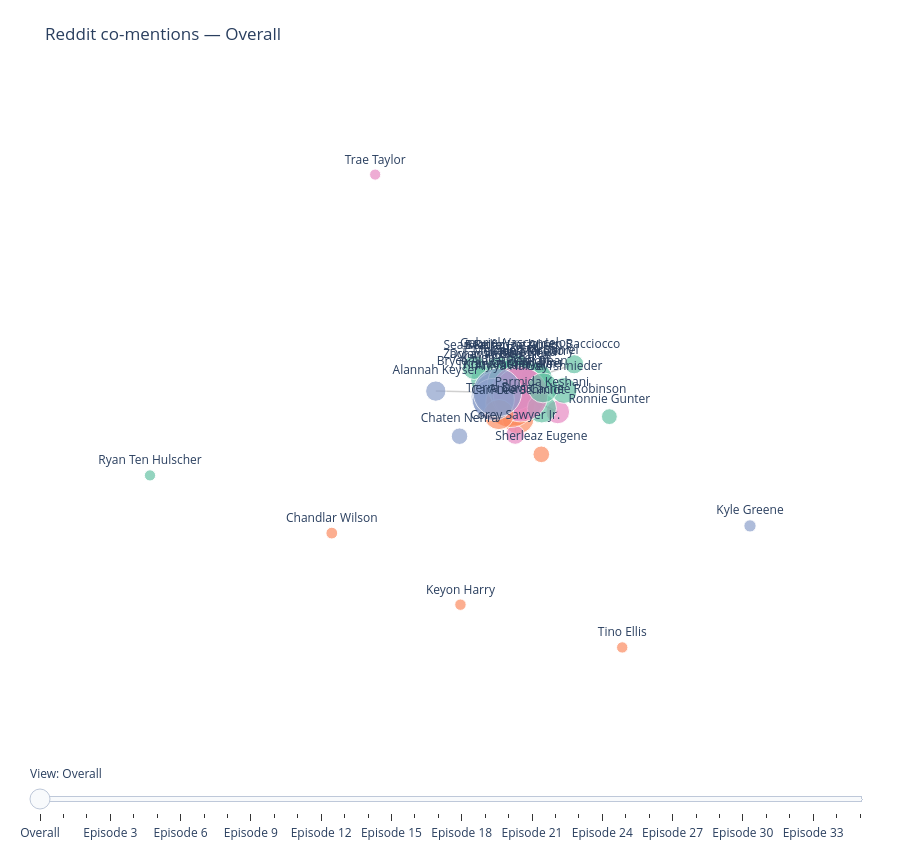

Write notebook code for a chart like this one.
### Markdown cell above
## Interactive overall / episode network
Fixed positions across episodes. Node size reflects distinct comment counts; colors retain overall community membership for visual consistency. Episode community assignments remain available in exported tables. Edge hover shows shared-comment counts. The display filter does not affect saved metrics.
Episode views hide islanders after their final `exit_episode` and before entrance, and hide their incident edges. The exit episode is included. Temporary absences are ignored. Overall views and saved full-discussion metrics retain all mentions; node hover metrics refer to that full network.

### Code cell
import pandas as pd
import numpy as np
import duckdb
import plotly.graph_objects as go
import plotly.colors
from html import escape

# 1. Fetch sentiment and emoji data
with duckdb.connect(str(db_path)) as con:
    overall_sentiment = con.execute("SELECT * FROM dashboard.overall_relative_metrics").df()
    episode_sentiment = con.execute("SELECT * FROM dashboard.episode_relative_metrics").df()
    overall_emojis = con.execute("SELECT * FROM dashboard.standout_emoji_table").df()
    episode_emojis = con.execute("SELECT * FROM dashboard.episode_emoji_table").df()
    overall_emoji_counts = con.execute("SELECT * FROM dashboard.overall_emoji_metrics").df()
    episode_emoji_counts = con.execute("SELECT * FROM dashboard.episode_emoji_metrics").df()

def top_emoji_summary(metrics, keys):
    ranked = metrics.sort_values(keys + ["count", "emoji"], ascending=[True]*len(keys)+[False, True])
    return (ranked.groupby(keys).head(3).groupby(keys, as_index=False)
            .agg(top_emojis=("emoji", " ".join)))

overall_emojis = overall_emojis.rename(columns={"Islander": "target_islander", "Standout emojis": "standout_emojis"})
episode_emojis = episode_emojis.rename(columns={"Episode": "episode", "Islander": "target_islander", "Standout emojis": "standout_emojis"})

def enrich_nodes(nodes, sentiment, emojis, emoji_counts, keys):
    metrics = sentiment[keys + ["roberta_mean", "roberta_relative_sentiment", "toxicity_mean", "num_comments"]].copy()
    metrics = metrics.rename(columns={"num_comments": "sentiment_num_comments"})
    if "episode" in keys:
        metrics["toxicity_cast_mean"] = metrics.groupby("episode").toxicity_mean.transform("mean")
    else:
        metrics["toxicity_cast_mean"] = metrics.toxicity_mean.mean()
    def comparison(value):
        if pd.isna(value): return "Unavailable"
        if abs(value) <= 1e-8: return "At Average"
        return "Above Average" if value > 0 else "Below Average"
    metrics["sentiment_comparison"] = metrics.roberta_relative_sentiment.map(comparison)
    metrics["toxicity_comparison"] = (metrics.toxicity_mean - metrics.toxicity_cast_mean).map(comparison)
    extra = [c for c in metrics if c not in keys] + ["top_emojis", "standout_emojis"]
    result = nodes.drop(columns=extra, errors="ignore").merge(metrics,on=keys,how="left",validate="one_to_one")
    result = result.merge(emojis[keys + ["standout_emojis"]],on=keys,how="left",validate="one_to_one")
    result = result.merge(top_emoji_summary(emoji_counts, keys), on=keys, how="left", validate="one_to_one")
    result["top_emojis"] = result.top_emojis.fillna("NA")
    result["standout_emojis"] = result.standout_emojis.fillna("NA")
    return result

overall_network_nodes = enrich_nodes(overall_network_nodes, overall_sentiment, overall_emojis, overall_emoji_counts, ["target_islander"])
episode_network_nodes = enrich_nodes(episode_network_nodes, episode_sentiment, episode_emojis, episode_emoji_counts, ["episode", "target_islander"])

# 2. Fetch and add LLM Assessment data
with duckdb.connect(str(db_path)) as con:
    overall_approval = con.execute("SELECT target_islander, approval, has_approval_assessment FROM dashboard.overall_community_approval").df()
    episode_approval = con.execute("SELECT target_islander, episode, approval, has_approval_assessment FROM dashboard.episode_community_approval").df()

def add_approval(nodes, assessments, keys):
    result = nodes.drop(columns=["approval", "has_approval_assessment", "audience_approval"], errors="ignore").merge(
        assessments, on=keys, how="left", validate="one_to_one"
    )
    result["audience_approval"] = result.approval.map({1: "Yes", 0: "No"}).fillna("Unclear")
    result.loc[result.has_approval_assessment.isna(), "audience_approval"] = "No assessment"
    return result

overall_network_nodes = add_approval(overall_network_nodes, overall_approval, ["target_islander"])
episode_network_nodes = add_approval(episode_network_nodes, episode_approval, ["episode", "target_islander"])

# 3. Fetch and add Kalshi data
with duckdb.connect(str(db_path)) as con:
    kalshi_overall = con.execute("SELECT target_islander, kalshi_price FROM dashboard.kalshi_overall_prices").df()
    kalshi_episode = con.execute("SELECT target_islander, episode, kalshi_price FROM dashboard.kalshi_episode_prices").df()

def add_kalshi(nodes, kalshi_data, keys):
    return nodes.drop(columns=["kalshi_price"], errors="ignore").merge(
        kalshi_data, on=keys, how="left", validate="many_to_one"
    )

overall_network_nodes = add_kalshi(overall_network_nodes, kalshi_overall, ["target_islander"])
episode_network_nodes = add_kalshi(episode_network_nodes, kalshi_episode, ["episode", "target_islander"])

# 4. Set up Plotly Network Visualization
DISPLAY_EDGE_QUANTILE = 0.75
palette = plotly.colors.qualitative.Set2
community_lookup = overall_network_nodes.set_index("target_islander").community.to_dict()
max_comments = overall_network_nodes.num_comments.max()

def node_hover(row):
    def number(value, fmt=".3f"):
        return "Unavailable" if pd.isna(value) else format(value, fmt)
    sentiment_label = "Unavailable" if pd.isna(row.sentiment_comparison) else row.sentiment_comparison.replace("At Average", "Average")
    toxicity_label = "Unavailable" if pd.isna(row.toxicity_comparison) else row.toxicity_comparison.replace("At Average", "Average")
    kalshi_label = "Unavailable" if pd.isna(getattr(row, "kalshi_price", np.nan)) else f"{row.kalshi_price:.1f}¢"
    
    return (
        f"<b>{escape(row.target_islander)}</b><br>"
        f"Comments (network): {row.num_comments:,}<br>"
        f"Comments (sentiment): {number(row.sentiment_num_comments, ',.0f')}<br><br>"
        f"<b>Kalshi Prediction:</b> {kalshi_label}<br><br>"
        f"<b>Top emojis:</b> {escape(row.top_emojis)}<br>"
        f"<b>Standout emojis:</b> {escape(row.standout_emojis)}<br><br>"
        f"<b>Audience Approval (LLM):</b> {escape(row.audience_approval)}<br>"
        f"<b>Sentiment:</b> {sentiment_label} ({number(row.roberta_relative_sentiment, '+.2f')} z)<br>"
        f"<b>Toxicity:</b> {toxicity_label} ({number(row.toxicity_mean)})<br><br>"
        f"Full-discussion weighted degree: {row.weighted_degree}<br>"
        f"Full-discussion top connections: {escape(row.top_connections)}"
    )

def network_traces(nodes, edges):
    shown = edges.loc[edges.weight.ge(edges.weight.quantile(DISPLAY_EDGE_QUANTILE))] if len(edges) else edges
    xs, ys, mx, my, hover = [], [], [], [], []
    for e in shown.itertuples(index=False):
        x0,y0 = pos[e.source]; x1,y1 = pos[e.target]
        xs.extend([x0,x1,None]); ys.extend([y0,y1,None])
        mx.append((x0+x1)/2); my.append((y0+y1)/2)
        hover.append(f"{e.source} ↔ {e.target}<br>Shared comments: {e.weight}")
    return [
        go.Scatter(x=xs,y=ys,mode="lines",line=dict(color="rgba(100,100,100,0.3)",width=1.5),hoverinfo="skip"),
        go.Scatter(x=mx,y=my,mode="markers",marker=dict(size=15,color="rgba(0,0,0,0)"),hovertext=hover,hoverinfo="text"),
        go.Scatter(x=nodes.x,y=nodes.y,mode="markers+text",text=nodes.target_islander,textposition="top center",
            marker=dict(size=10+45*np.sqrt(nodes.num_comments/max_comments),
                        color=[palette[(community_lookup[v]-1)%len(palette)] for v in nodes.target_islander],line=dict(color="white",width=1)),
            hovertext=[node_hover(r) for r in nodes.itertuples(index=False)],
            hoverinfo="text")]

# 5. Build frames and render
cast_lifecycle = pd.read_csv(project_root / "data/metadata/islander_metadata.csv")
assert cast_lifecycle.islander.is_unique
assert cast_lifecycle[["entrance_episode", "exit_episode"]].notna().all().all()
assert cast_lifecycle.exit_episode.ge(cast_lifecycle.entrance_episode).all()
assert set(overall_network_nodes.target_islander).issubset(set(cast_lifecycle.islander))

views = [("Overall", overall_network_nodes, overall_network_edges)]
for ep in sorted(comment_islanders.episode.unique()):
    # Keep the exit episode itself; remove only later episodes.
    active = set(cast_lifecycle.loc[
        cast_lifecycle.entrance_episode.le(ep) & cast_lifecycle.exit_episode.ge(ep),
        "islander",
    ])
    nodes = episode_network_nodes.loc[
        episode_network_nodes.episode.eq(ep)
        & episode_network_nodes.target_islander.isin(active)
    ].copy()
    edges = episode_network_edges.loc[
        episode_network_edges.episode.eq(ep)
        & episode_network_edges.source.isin(nodes.target_islander)
        & episode_network_edges.target.isin(nodes.target_islander)
    ].copy()
    assert set(edges.source).union(edges.target).issubset(set(nodes.target_islander))
    views.append((f"Episode {ep}", nodes, edges))

# Helper function to dynamically calculate axis bounds with padding
def get_padded_range(coords, padding=0.2):
    if len(coords) == 0:
        return [-1, 1]
    c_min, c_max = coords.min(), coords.max()
    c_range = c_max - c_min
    if c_range == 0:
        c_range = 1
    return [c_min - (c_range * padding), c_max + (c_range * padding)]

# Build frames with dynamic axis ranges applied to the Layout of each frame
frames = []
for label, nodes, edges in views:
    x_bounds = get_padded_range(nodes.x)
    y_bounds = get_padded_range(nodes.y)
    
    frame = go.Frame(
        name=label, 
        data=network_traces(nodes, edges),
        layout=go.Layout(
            title=f"Reddit co-mentions — {label}",
            xaxis=dict(range=x_bounds),
            yaxis=dict(range=y_bounds)
        )
    )
    frames.append(frame)

fig = go.Figure(data=network_traces(views[0][1], views[0][2]), frames=frames)

# Apply the dynamic bounds of the first view (Overall) to the base layout
base_x = get_padded_range(views[0][1].x)
base_y = get_padded_range(views[0][1].y)

fig.update_layout(
    title="Reddit co-mentions — Overall",
    showlegend=False,
    height=850,
    xaxis=dict(visible=False, range=base_x),
    yaxis=dict(visible=False, range=base_y),
    plot_bgcolor="white",
    margin=dict(t=80, b=100, l=30, r=30),
    sliders=[dict(
        currentvalue=dict(prefix="View: "),
        steps=[
            dict(
                label=label,
                method="animate",
                args=[
                    [label],
                    dict(mode="immediate", frame=dict(duration=0, redraw=True), transition=dict(duration=0))
                ]
            ) for label, _, _ in views
        ]
    )]
)

fig.write_html(fig_dir / "co_mention_network.html", include_plotlyjs=True)
fig.show()
